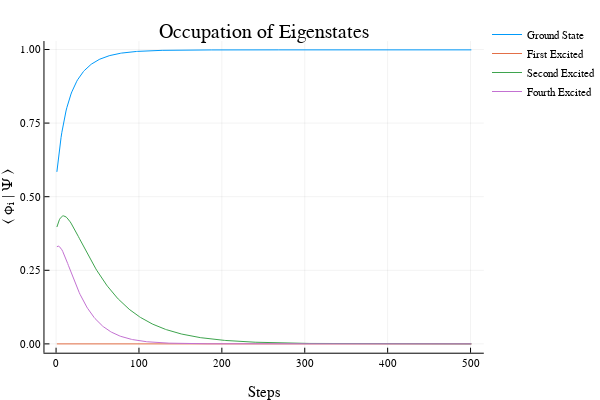

Notebook cell for this chart:
### Markdown cell above
Here we look at how the state converges to the ground state by dissipating out higher energy states.  

We start with an even ground state, so any odd eigenstates will have no occupation in the beginning. As the state evolves, the odd eigenstates will never have any occupation, as that quantity can't climb from zero.  That's why the 1st excited state remains zero for all steps.  This highlights the importance of a good first guess, though numerical error might save the day if the ground state wasn't present in our starting state.

The higher the energy of the state, the faster it will decay.  We even see that the Second Excited State increases in occupation for a short while in the beginning as the higher energy states rapidly disappear.

### Code cell
plot(c,label="Ground State")
plot!(c1,label="First Excited")
plot!(c2,label="Second Excited")
plot!(c4,label="Fourth Excited")

plot!(xlabel="Steps",ylabel="⟨ ϕᵢ | Ψ ⟩",
    title="Occupation of Eigenstates")

### Figure 1 — Plotly figure (JSON) as saved in the notebook; plotly's stock layout.template omitted (floating-point values rounded to 4 significant figures; data arrays with more than 128 entries replaced by an {"elided": "..."} marker saying what was removed)
{"data": [{"colorbar": {"title": ""}, "hoverinfo": "text", "legendgroup": "Ground State", "line": {"color": "rgba(0, 154, 250, 1.000)", "dash": "solid", "shape": "linear", "width": 1}, "mode": "lines", "name": "Ground State", "showlegend": true, "text": {"elided": "501 null values"}, "type": "scatter", "x": {"elided": "501 int values"}, "xaxis": "x1", "y": {"elided": "501 float values"}, "yaxis": "y1", "zmax": 0.1, "zmin": -0.1}, {"colorbar": {"title": ""}, "hoverinfo": "text", "legendgroup": "First Excited", "line": {"color": "rgba(227, 111, 71, 1.000)", "dash": "solid", "shape": "linear", "width": 1}, "mode": "lines", "name": "First Excited", "showlegend": true, "text": {"elided": "501 null values"}, "type": "scatter", "x": {"elided": "501 int values"}, "xaxis": "x1", "y": {"elided": "501 float values"}, "yaxis": "y1", "zmax": 0.1, "zmin": -0.1}, {"colorbar": {"title": ""}, "hoverinfo": "text", "legendgroup": "Second Excited", "line": {"color": "rgba(62, 164, 78, 1.000)", "dash": "solid", "shape": "linear", "width": 1}, "mode": "lines", "name": "Second Excited", "showlegend": true, "text": {"elided": "501 null values"}, "type": "scatter", "x": {"elided": "501 int values"}, "xaxis": "x1", "y": {"elided": "501 float values"}, "yaxis": "y1", "zmax": 0.1, "zmin": -0.1}, {"colorbar": {"title": ""}, "hoverinfo": "text", "legendgroup": "Fourth Excited", "line": {"color": "rgba(195, 113, 210, 1.000)", "dash": "solid", "shape": "linear", "width": 1}, "mode": "lines", "name": "Fourth Excited", "showlegend": true, "text": {"elided": "501 null values"}, "type": "scatter", "x": {"elided": "501 int values"}, "xaxis": "x1", "y": {"elided": "501 float values"}, "yaxis": "y1", "zmax": 0.1, "zmin": -0.1}], "layout": {"annotations": [{"font": {"color": "rgba(0, 0, 0, 1.000)", "family": "sans-serif", "size": 20}, "rotation": 0, "showarrow": false, "text": "Occupation of Eigenstates", "x": 0.5424, "xanchor": "center", "xref": "paper", "y": 1, "yanchor": "top", "yref": "paper"}], "height": 400, "legend": {"bgcolor": "rgba(255, 255, 255, 1.000)", "bordercolor": "rgba(0, 0, 0, 1.000)", "font": {"color": "rgba(0, 0, 0, 1.000)", "family": "sans-serif", "size": 11}, "tracegroupgap": 0, "x": 1, "y": 1}, "margin": {"b": 20, "l": 0, "r": 0, "t": 20}, "paper_bgcolor": "rgba(255, 255, 255, 1.000)", "plot_bgcolor": "rgba(255, 255, 255, 1.000)", "showlegend": true, "width": 600, "xaxis": {"anchor": "y1", "domain": [0.09128, 0.9934], "gridcolor": "rgba(0, 0, 0, 0.100)", "gridwidth": 0.5, "linecolor": "rgba(0, 0, 0, 1.000)", "mirror": false, "range": [-14, 516], "showgrid": true, "showline": true, "showticklabels": true, "tickangle": 0, "tickcolor": "rgb(0, 0, 0)", "tickfont": {"color": "rgba(0, 0, 0, 1.000)", "family": "sans-serif", "size": 11}, "tickmode": "array", "ticks": "inside", "ticktext": ["0", "100", "200", "300", "400", "500"], "tickvals": [0, 100, 200, 300, 400, 500], "title": "Steps", "titlefont": {"color": "rgba(0, 0, 0, 1.000)", "family": "sans-serif", "size": 15}, "type": "-", "visible": true, "zeroline": false, "zerolinecolor": "rgba(0, 0, 0, 1.000)"}, "yaxis": {"anchor": "x1", "domain": [0.07581, 0.9415], "gridcolor": "rgba(0, 0, 0, 0.100)", "gridwidth": 0.5, "linecolor": "rgba(0, 0, 0, 1.000)", "mirror": false, "range": [-0.02996, 1.029], "showgrid": true, "showline": true, "showticklabels": true, "tickangle": 0, "tickcolor": "rgb(0, 0, 0)", "tickfont": {"color": "rgba(0, 0, 0, 1.000)", "family": "sans-serif", "size": 11}, "tickmode": "array", "ticks": "inside", "ticktext": ["0.00", "0.25", "0.50", "0.75", "1.00"], "tickvals": [0, 0.25, 0.5, 0.75, 1], "title": "⟨ ϕᵢ | Ψ ⟩", "titlefont": {"color": "rgba(0, 0, 0, 1.000)", "family": "sans-serif", "size": 15}, "type": "-", "visible": true, "zeroline": false, "zerolinecolor": "rgba(0, 0, 0, 1.000)"}}}
